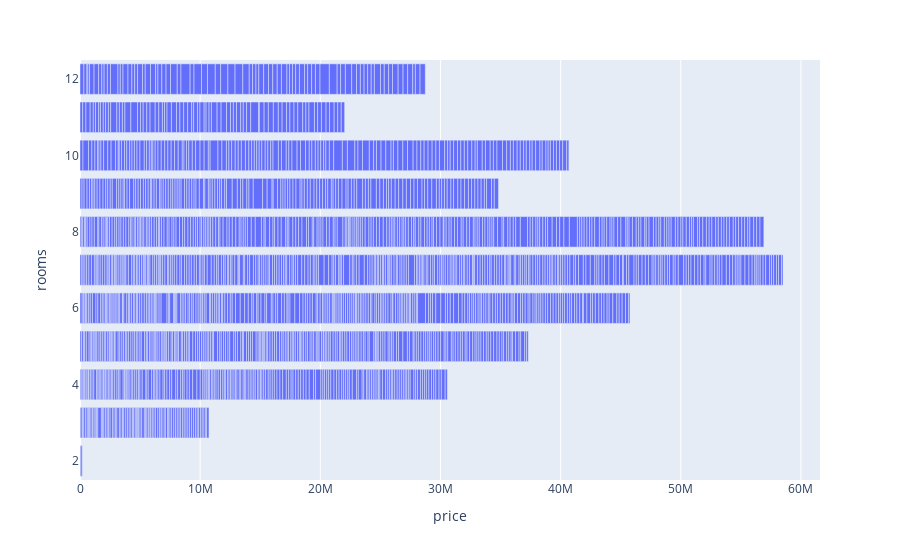

Notebook code cell kept with this figure:
### Code cell
px.bar(df, x='price', y='rooms', orientation='h').show()

### Figure 1 — Plotly figure (JSON) as saved in the notebook; plotly's stock layout.template omitted (floating-point values rounded to 4 significant figures; data arrays with more than 128 entries replaced by an {"elided": "..."} marker saying what was removed)
{"data": [{"alignmentgroup": "True", "hovertemplate": "price=%{x}<br>rooms=%{y}<extra></extra>", "legendgroup": "", "marker": {"color": "#636efa", "pattern": {"shape": ""}}, "name": "", "offsetgroup": "", "orientation": "h", "showlegend": false, "textposition": "auto", "type": "bar", "x": {"elided": "1728 int values"}, "xaxis": "x", "y": {"elided": "1728 int values"}, "yaxis": "y"}], "layout": {"barmode": "relative", "legend": {"tracegroupgap": 0}, "margin": {"t": 60}, "xaxis": {"anchor": "y", "domain": [0, 1], "title": {"text": "price"}}, "yaxis": {"anchor": "x", "domain": [0, 1], "title": {"text": "rooms"}}}}
